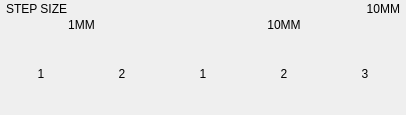
<?xml version="1.0" encoding="UTF-8"?>
<ui version="4.0">
 <class>partMainJogParameters2</class>
 <widget class="QFrame" name="partMainJogParameters2">
  <property name="geometry">
   <rect>
    <x>0</x>
    <y>0</y>
    <width>372</width>
    <height>115</height>
   </rect>
  </property>
  <property name="windowTitle">
   <string>Form</string>
  </property>
  <property name="autoFillBackground">
   <bool>true</bool>
  </property>
  <property name="styleSheet">
   <string notr="true">QFrame#header, QFrame#header &gt; QLabel {
	background-color: rgb(20, 20, 20);
}

QPushButton, QLabel, QFrame#header {
	border: none;
	border-radius: 4px;
}

*[mode=&quot;light&quot;] QPushButton, *[mode=&quot;light&quot;] QLabel {
	color: white;
}

QFrame#header QLabel {
	font-weight: bold;
}

QLabel[tag=&quot;temp_value&quot;] {
	color: rgb(255, 224, 71);
}

QFrame#sectionFrame {
    border-radius: 5px;
}

QPushButton:hover {
	border: 1px solid rgb(14, 49, 95);
}

StyledToolButton[tag=&quot;_1&quot;], QLabel[tag=&quot;_1&quot;], QPushButton[tag=&quot;_1&quot;] {
	background-color: hsl(180, 29%, 15%);
}

StyledToolButton[tag=&quot;_2&quot;], QLabel[tag=&quot;_2&quot;], QPushButton[tag=&quot;_2&quot;]  {
	background-color: hsl(200, 29%, 30%);
}

StyledToolButton[tag=&quot;_3&quot;], QLabel[tag=&quot;_3&quot;], QPushButton[tag=&quot;_3&quot;]  {
    background-color: hsl(220, 29%, 45%);
}

StyledToolButton[tag=&quot;_4&quot;], QLabel[tag=&quot;_4&quot;], QPushButton[tag=&quot;_4&quot;]  {
    background-color: hsl(240, 29%, 60%);
}
`</string>
  </property>
  <property name="frameShape">
   <enum>QFrame::Shape::NoFrame</enum>
  </property>
  <property name="frameShadow">
   <enum>QFrame::Shadow::Plain</enum>
  </property>
  <layout class="QVBoxLayout" name="mainRowsLayout">
   <property name="spacing">
    <number>1</number>
   </property>
   <property name="leftMargin">
    <number>0</number>
   </property>
   <property name="topMargin">
    <number>0</number>
   </property>
   <property name="rightMargin">
    <number>0</number>
   </property>
   <property name="bottomMargin">
    <number>0</number>
   </property>
   <item>
    <widget class="QFrame" name="sectionFrame">
     <property name="sizePolicy">
      <sizepolicy hsizetype="Preferred" vsizetype="Expanding">
       <horstretch>0</horstretch>
       <verstretch>0</verstretch>
      </sizepolicy>
     </property>
     <property name="styleSheet">
      <string notr="true"/>
     </property>
     <layout class="QGridLayout" name="gridLayout" rowstretch="1,1,2">
      <property name="leftMargin">
       <number>1</number>
      </property>
      <property name="topMargin">
       <number>1</number>
      </property>
      <property name="rightMargin">
       <number>1</number>
      </property>
      <property name="bottomMargin">
       <number>1</number>
      </property>
      <property name="spacing">
       <number>1</number>
      </property>
      <item row="1" column="0" colspan="2">
       <widget class="QLabel" name="label_4">
        <property name="sizePolicy">
         <sizepolicy hsizetype="Expanding" vsizetype="Fixed">
          <horstretch>0</horstretch>
          <verstretch>0</verstretch>
         </sizepolicy>
        </property>
        <property name="minimumSize">
         <size>
          <width>0</width>
          <height>0</height>
         </size>
        </property>
        <property name="baseSize">
         <size>
          <width>0</width>
          <height>0</height>
         </size>
        </property>
        <property name="styleSheet">
         <string notr="true"/>
        </property>
        <property name="text">
         <string>1MM</string>
        </property>
        <property name="alignment">
         <set>Qt::AlignmentFlag::AlignCenter</set>
        </property>
       </widget>
      </item>
      <item row="2" column="2">
       <widget class="QPushButton" name="pushButton_11">
        <property name="sizePolicy">
         <sizepolicy hsizetype="Preferred" vsizetype="Expanding">
          <horstretch>0</horstretch>
          <verstretch>0</verstretch>
         </sizepolicy>
        </property>
        <property name="maximumSize">
         <size>
          <width>16777215</width>
          <height>16777215</height>
         </size>
        </property>
        <property name="baseSize">
         <size>
          <width>0</width>
          <height>0</height>
         </size>
        </property>
        <property name="styleSheet">
         <string notr="true"/>
        </property>
        <property name="text">
         <string>1</string>
        </property>
        <property name="flat">
         <bool>true</bool>
        </property>
       </widget>
      </item>
      <item row="1" column="2" colspan="3">
       <widget class="QLabel" name="label_6">
        <property name="sizePolicy">
         <sizepolicy hsizetype="Expanding" vsizetype="Fixed">
          <horstretch>0</horstretch>
          <verstretch>0</verstretch>
         </sizepolicy>
        </property>
        <property name="minimumSize">
         <size>
          <width>0</width>
          <height>0</height>
         </size>
        </property>
        <property name="baseSize">
         <size>
          <width>0</width>
          <height>0</height>
         </size>
        </property>
        <property name="styleSheet">
         <string notr="true"/>
        </property>
        <property name="text">
         <string>10MM</string>
        </property>
        <property name="alignment">
         <set>Qt::AlignmentFlag::AlignCenter</set>
        </property>
        <property name="tag" stdset="0">
         <string>_2</string>
        </property>
       </widget>
      </item>
      <item row="2" column="3">
       <widget class="QPushButton" name="pushButton_10">
        <property name="sizePolicy">
         <sizepolicy hsizetype="Preferred" vsizetype="Expanding">
          <horstretch>0</horstretch>
          <verstretch>0</verstretch>
         </sizepolicy>
        </property>
        <property name="maximumSize">
         <size>
          <width>16777215</width>
          <height>16777215</height>
         </size>
        </property>
        <property name="baseSize">
         <size>
          <width>0</width>
          <height>0</height>
         </size>
        </property>
        <property name="styleSheet">
         <string notr="true"/>
        </property>
        <property name="text">
         <string>2</string>
        </property>
        <property name="flat">
         <bool>true</bool>
        </property>
       </widget>
      </item>
      <item row="2" column="1">
       <widget class="QPushButton" name="pushButton_8">
        <property name="sizePolicy">
         <sizepolicy hsizetype="Preferred" vsizetype="Expanding">
          <horstretch>0</horstretch>
          <verstretch>0</verstretch>
         </sizepolicy>
        </property>
        <property name="maximumSize">
         <size>
          <width>16777215</width>
          <height>16777215</height>
         </size>
        </property>
        <property name="baseSize">
         <size>
          <width>0</width>
          <height>0</height>
         </size>
        </property>
        <property name="styleSheet">
         <string notr="true"/>
        </property>
        <property name="text">
         <string>2</string>
        </property>
        <property name="flat">
         <bool>true</bool>
        </property>
       </widget>
      </item>
      <item row="2" column="4">
       <widget class="QPushButton" name="pushButton_12">
        <property name="sizePolicy">
         <sizepolicy hsizetype="Preferred" vsizetype="Expanding">
          <horstretch>0</horstretch>
          <verstretch>0</verstretch>
         </sizepolicy>
        </property>
        <property name="maximumSize">
         <size>
          <width>16777215</width>
          <height>16777215</height>
         </size>
        </property>
        <property name="baseSize">
         <size>
          <width>0</width>
          <height>0</height>
         </size>
        </property>
        <property name="cursor">
         <cursorShape>PointingHandCursor</cursorShape>
        </property>
        <property name="styleSheet">
         <string notr="true"/>
        </property>
        <property name="text">
         <string>3</string>
        </property>
        <property name="flat">
         <bool>true</bool>
        </property>
        <property name="tag" stdset="0">
         <string>step21</string>
        </property>
       </widget>
      </item>
      <item row="2" column="0">
       <widget class="QPushButton" name="pushButton_5">
        <property name="sizePolicy">
         <sizepolicy hsizetype="Preferred" vsizetype="Expanding">
          <horstretch>0</horstretch>
          <verstretch>0</verstretch>
         </sizepolicy>
        </property>
        <property name="minimumSize">
         <size>
          <width>0</width>
          <height>0</height>
         </size>
        </property>
        <property name="maximumSize">
         <size>
          <width>16777215</width>
          <height>16777215</height>
         </size>
        </property>
        <property name="baseSize">
         <size>
          <width>0</width>
          <height>0</height>
         </size>
        </property>
        <property name="styleSheet">
         <string notr="true"/>
        </property>
        <property name="text">
         <string>1</string>
        </property>
        <property name="flat">
         <bool>true</bool>
        </property>
        <property name="tag" stdset="0">
         <string>_1</string>
        </property>
       </widget>
      </item>
      <item row="0" column="0" colspan="5">
       <widget class="QFrame" name="header">
        <property name="sizePolicy">
         <sizepolicy hsizetype="Preferred" vsizetype="Fixed">
          <horstretch>0</horstretch>
          <verstretch>0</verstretch>
         </sizepolicy>
        </property>
        <property name="minimumSize">
         <size>
          <width>0</width>
          <height>0</height>
         </size>
        </property>
        <property name="baseSize">
         <size>
          <width>0</width>
          <height>25</height>
         </size>
        </property>
        <property name="autoFillBackground">
         <bool>false</bool>
        </property>
        <property name="styleSheet">
         <string notr="true"/>
        </property>
        <property name="frameShape">
         <enum>QFrame::Shape::NoFrame</enum>
        </property>
        <property name="frameShadow">
         <enum>QFrame::Shadow::Plain</enum>
        </property>
        <layout class="QHBoxLayout" name="horizontalLayout">
         <property name="spacing">
          <number>1</number>
         </property>
         <property name="leftMargin">
          <number>5</number>
         </property>
         <property name="topMargin">
          <number>1</number>
         </property>
         <property name="rightMargin">
          <number>5</number>
         </property>
         <property name="bottomMargin">
          <number>1</number>
         </property>
         <item>
          <widget class="QLabel" name="title_1">
           <property name="sizePolicy">
            <sizepolicy hsizetype="Preferred" vsizetype="Fixed">
             <horstretch>0</horstretch>
             <verstretch>0</verstretch>
            </sizepolicy>
           </property>
           <property name="baseSize">
            <size>
             <width>0</width>
             <height>0</height>
            </size>
           </property>
           <property name="text">
            <string>STEP SIZE</string>
           </property>
           <property name="alignment">
            <set>Qt::AlignmentFlag::AlignLeading|Qt::AlignmentFlag::AlignLeft|Qt::AlignmentFlag::AlignVCenter</set>
           </property>
          </widget>
         </item>
         <item>
          <widget class="QLabel" name="value_1">
           <property name="sizePolicy">
            <sizepolicy hsizetype="Preferred" vsizetype="Fixed">
             <horstretch>0</horstretch>
             <verstretch>0</verstretch>
            </sizepolicy>
           </property>
           <property name="baseSize">
            <size>
             <width>0</width>
             <height>0</height>
            </size>
           </property>
           <property name="text">
            <string>10MM</string>
           </property>
           <property name="alignment">
            <set>Qt::AlignmentFlag::AlignRight|Qt::AlignmentFlag::AlignTrailing|Qt::AlignmentFlag::AlignVCenter</set>
           </property>
          </widget>
         </item>
        </layout>
       </widget>
      </item>
     </layout>
    </widget>
   </item>
  </layout>
 </widget>
 <resources/>
 <connections/>
</ui>
